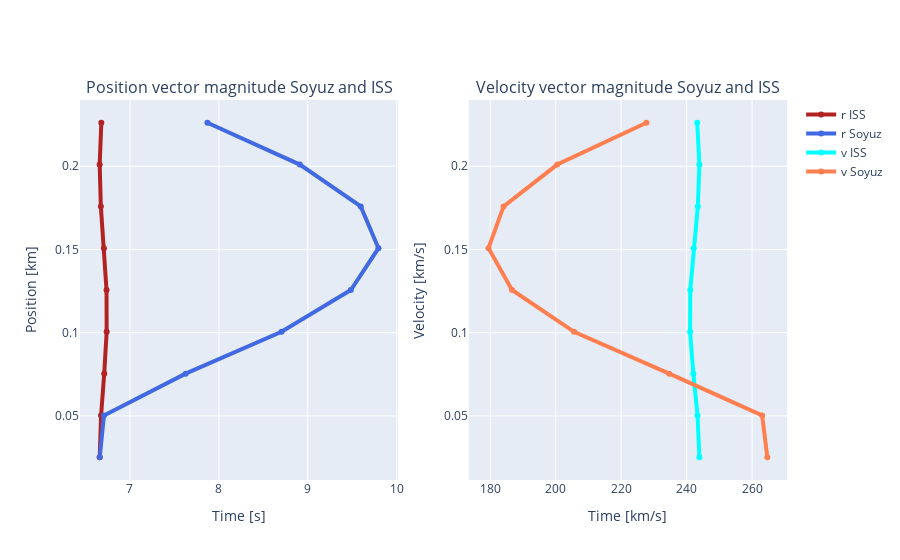

The cell this chart's notebook holds for it:
### Code cell
fig = make_subplots(rows=1, cols=2, subplot_titles=('Position vector magnitude Soyuz and ISS', 'Velocity vector magnitude Soyuz and ISS'))

#positions
fig.add_trace(go.Scatter(x=r_iss_norm, y=steps[1:10], name='r ISS', line=dict(color='firebrick', width=4)), row=1, col=1)
fig.add_trace(go.Scatter(x=r_soyuz_norm, y=steps[1:10], name = 'r Soyuz', line=dict(color='royalblue', width=4)), row=1, col=1)

#velocities
fig.add_trace(go.Scatter(x=v_iss_norm, y=steps[1:10], name='v ISS', line=dict(color='cyan', width=4)), row=1, col=2)
fig.add_trace(go.Scatter(x=v_soyuz_norm, y=steps[1:10], name = 'v Soyuz', line=dict(color='coral', width=4)), row=1, col=2)

fig.update_xaxes(title_text="Time [s]", row=1, col=1)
fig.update_xaxes(title_text="Time [km/s]", row=1, col=2)

fig.update_yaxes(title_text="Position [km]", row=1, col=1)
fig.update_yaxes(title_text="Velocity [km/s]", row=1, col=2)

fig.show()

### Figure 1 — Plotly figure (JSON) as saved in the notebook; plotly's stock layout.template omitted (floating-point values rounded to 4 significant figures)
{"data": [{"line": {"color": "firebrick", "width": 4}, "name": "r ISS", "type": "scatter", "x": [6.659, 6.675, 6.71, 6.738, 6.736, 6.707, 6.672, 6.659, 6.678], "xaxis": "x", "y": [0.02513, 0.05025, 0.07538, 0.1005, 0.1256, 0.1508, 0.1759, 0.201, 0.2261], "yaxis": "y"}, {"line": {"color": "royalblue", "width": 4}, "name": "r Soyuz", "type": "scatter", "x": [6.66, 6.707, 7.626, 8.704, 9.484, 9.795, 9.595, 8.91, 7.871], "xaxis": "x", "y": [0.02513, 0.05025, 0.07538, 0.1005, 0.1256, 0.1508, 0.1759, 0.201, 0.2261], "yaxis": "y"}, {"line": {"color": "cyan", "width": 4}, "name": "v ISS", "type": "scatter", "x": [243.9, 243.3, 242.1, 241.1, 241.1, 242.2, 243.4, 243.9, 243.2], "xaxis": "x2", "y": [0.02513, 0.05025, 0.07538, 0.1005, 0.1256, 0.1508, 0.1759, 0.201, 0.2261], "yaxis": "y2"}, {"line": {"color": "coral", "width": 4}, "name": "v Soyuz", "type": "scatter", "x": [264.7, 263.1, 234.7, 205.6, 186.7, 179.5, 184.1, 200.5, 227.7], "xaxis": "x2", "y": [0.02513, 0.05025, 0.07538, 0.1005, 0.1256, 0.1508, 0.1759, 0.201, 0.2261], "yaxis": "y2"}], "layout": {"annotations": [{"font": {"size": 16}, "showarrow": false, "text": "Position vector magnitude Soyuz and ISS", "x": 0.225, "xanchor": "center", "xref": "paper", "y": 1, "yanchor": "bottom", "yref": "paper"}, {"font": {"size": 16}, "showarrow": false, "text": "Velocity vector magnitude Soyuz and ISS", "x": 0.775, "xanchor": "center", "xref": "paper", "y": 1, "yanchor": "bottom", "yref": "paper"}], "xaxis": {"anchor": "y", "domain": [0, 0.45], "title": {"text": "Time [s]"}}, "xaxis2": {"anchor": "y2", "domain": [0.55, 1], "title": {"text": "Time [km/s]"}}, "yaxis": {"anchor": "x", "domain": [0, 1], "title": {"text": "Position [km]"}}, "yaxis2": {"anchor": "x2", "domain": [0, 1], "title": {"text": "Velocity [km/s]"}}}}
